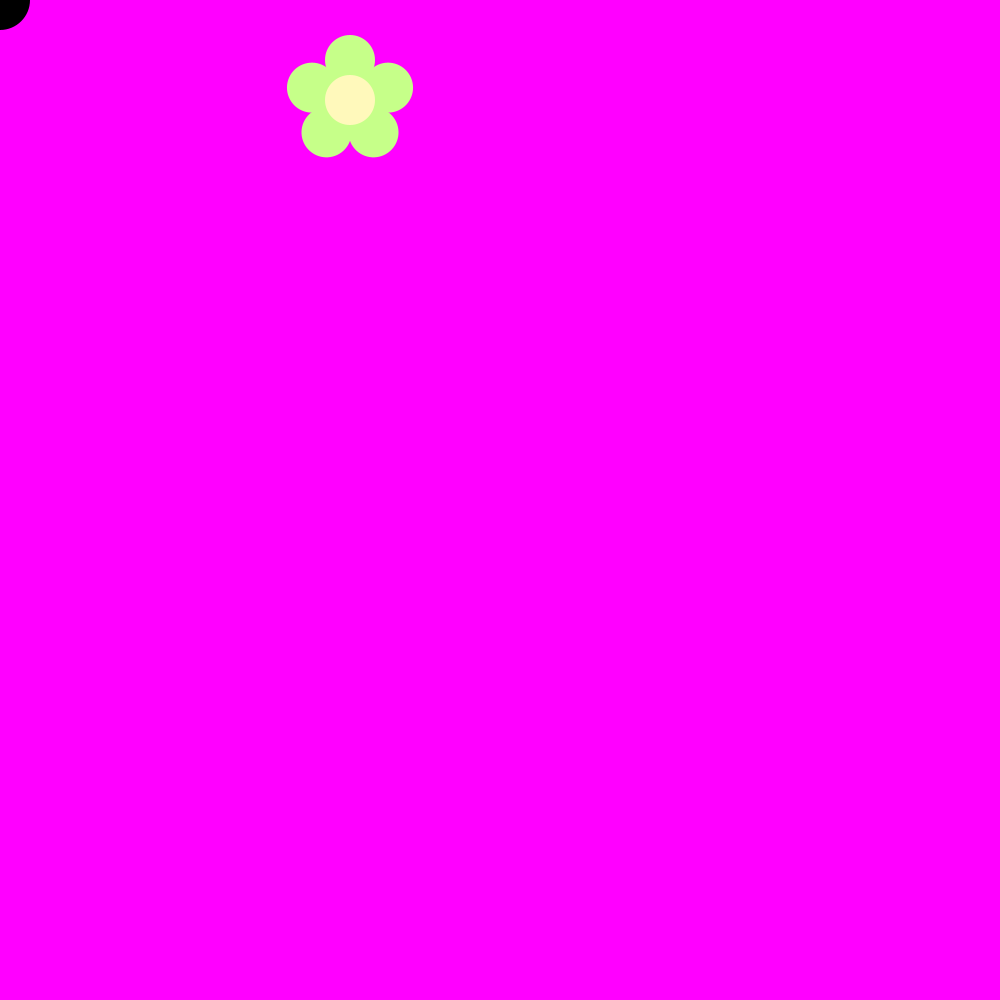
Frame 1 (no input)
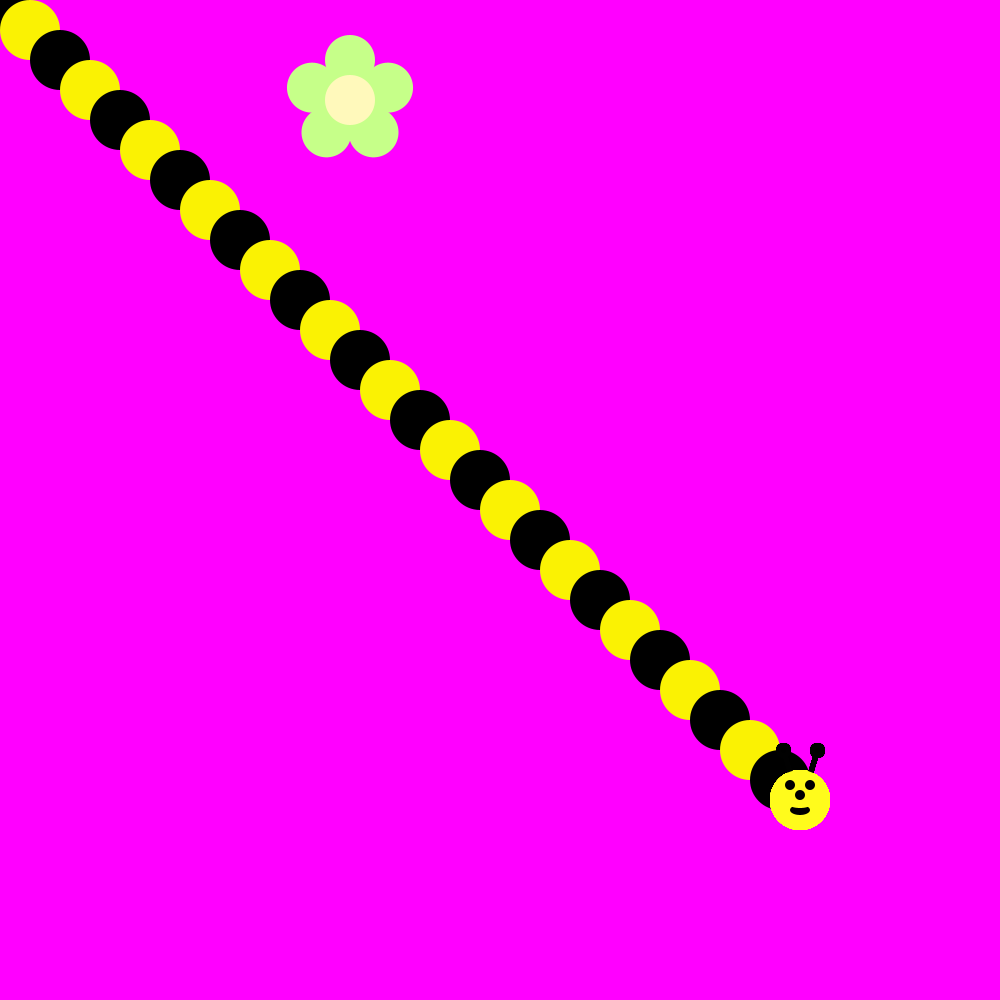
Frame 60 (the mouse pressed at the canvas centre just before this capture)
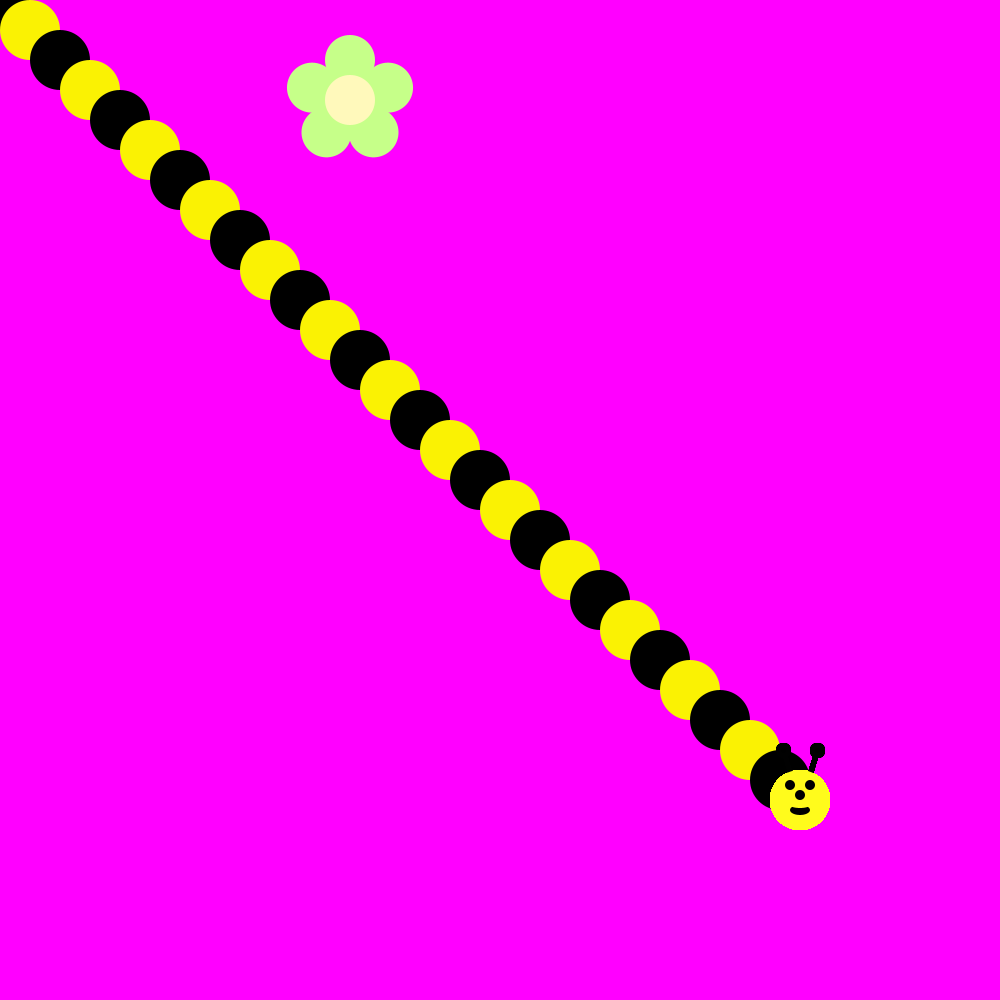
Frame 120 (the mouse held since frame 60 and released just before this capture)

The Processing sketch that drew these frames (run headless with seeded random() and noise(); from frame 60 on, the mouse is pressed at the canvas centre):

// Processing sketch: Bee
// ── Bee.pde
int x=0;
int y=0;
int num=0;
void draw() {
 
  
  /*Use A loop to make a body for the Bee!
   Then put his head on using drawBeeFace(x,y)
   Use Modulo to make the colors alternate*/
   if(num%2==0){
     fill(0,0,0);}
     else{
   fill(250,242,3);}
  if(x<800){ ellipse(x, y, 60, 60);
  num=num+1;
  }
   x=x+30;
y=y+30;
if(x>=800){
drawBeeFace ( 800, 800);
}}


void drawFlower(int x, int y) {
  noStroke();
  translate(x, y);
  // draw 5 petals, rotating after each one
  fill(#c6ff89); // green
  for (int i = 0; i < 5; i++) {
    ellipse(0, -40, 50, 50);
    rotate(radians(72));
  }
  fill(#fff9bb); // light yellow
  ellipse(0, 0, 50, 50);
}

void drawBeeFace(int BeeFaceX, int BeeFaceY) {
  noStroke();
  fill(0, 0, 0);
  stroke(1);
  strokeWeight(5);
  line(BeeFaceX-10, BeeFaceY-27, BeeFaceX-17, BeeFaceY-50);
  line(BeeFaceX+10, BeeFaceY-27, BeeFaceX+17, BeeFaceY-50);
  ellipse(BeeFaceX-17, BeeFaceY-50, 10, 10);
  ellipse(BeeFaceX+17, BeeFaceY-50, 10, 10);
  noStroke();
  fill(255, 251, 28);
  ellipse(BeeFaceX, BeeFaceY, 60, 60); // face
  fill(255, 237, 209);
  fill(0, 0, 0);
  ellipse(BeeFaceX-10, BeeFaceY-15, 10, 10); // eyes
  ellipse(BeeFaceX+10, BeeFaceY-15, 10, 10);
  ellipse(BeeFaceX, BeeFaceY-5, 10, 10); // nose
  ellipse(BeeFaceX, BeeFaceY+10, 20, 10);// mouth
  fill(255, 251, 28);
  ellipse(BeeFaceX, BeeFaceY+5, 20, 6);
}
void setup() {  
  ellipseMode(CENTER);
  size(1000, 1000);
  background(255, 0, 255); 
  drawFlower(350, 100);
  
}
